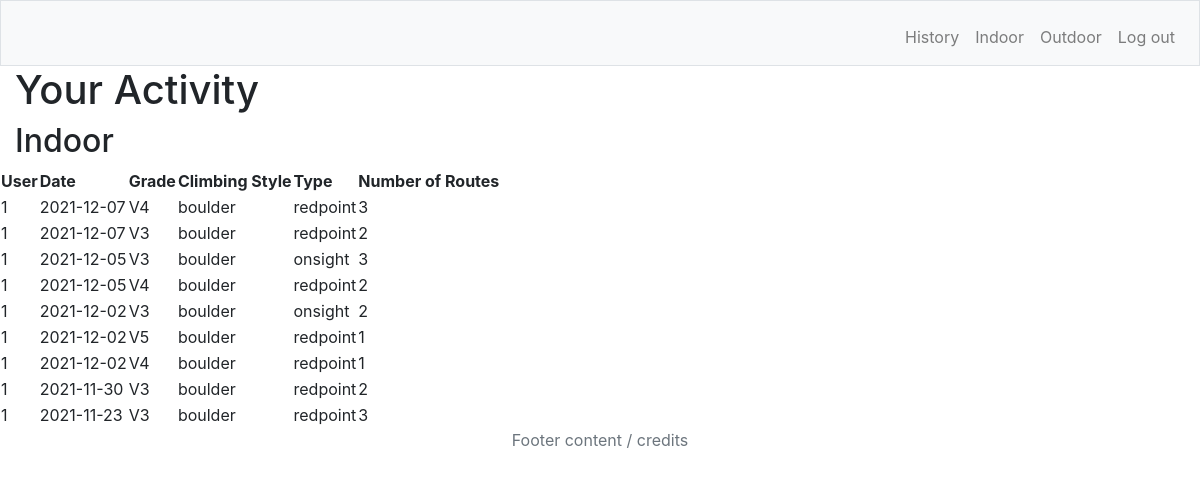
Page /history (signed in) on the earlier database version.
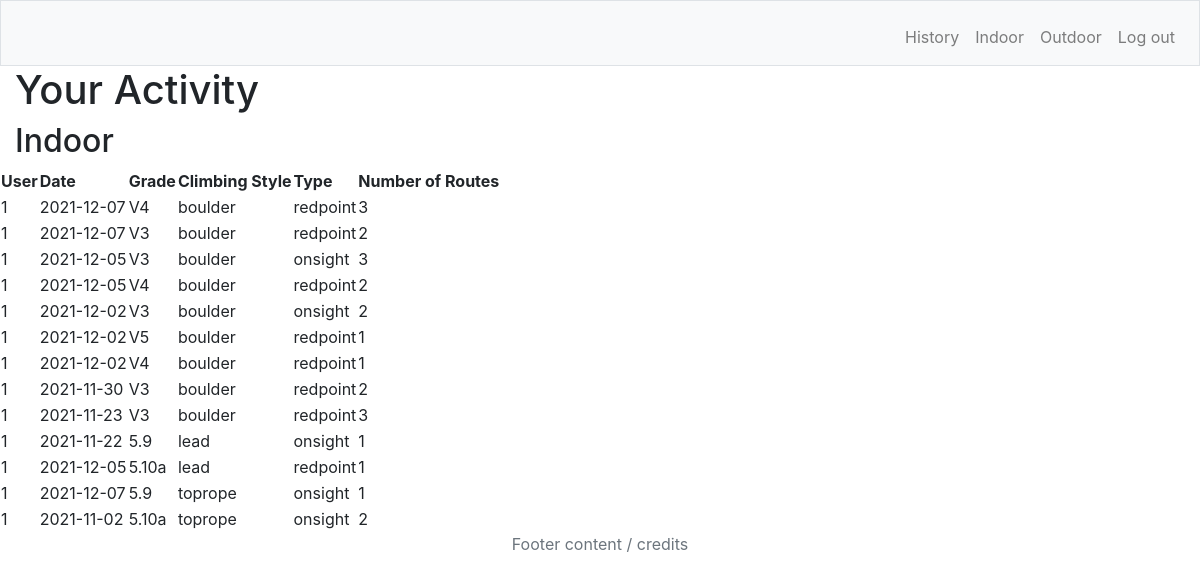
Same page on the later database version.
### tables this page shows
CREATE TABLE indoor (user_id INTEGER NOT NULL, date TEXT, grade TEXT, type TEXT, num_routes INTEGER, send_type TEXT, FOREIGN KEY (user_id) REFERENCES users (user_id));

### app.py (the view)
@app.route("/history")
def history():
    user = session['user_id']
    conn = get_db()
    rows = conn.execute('SELECT * FROM indoor WHERE user_id = ?', (user,) ).fetchall()
    conn.close()
    return render_template("history.html", rows = rows)

### app.py (called while the page is built)
def get_db():
    conn = sql.connect('climbs.db')
    conn.row_factory = sql.Row
    return conn

### templates/history.html
{% extends "layout.html" %}
{% block main %}
<h1>Your Activity</h1>
<h2>Indoor</h2>
<div class = "row">
    <table id = "results-table">
        <tr>
            <th>User</th>
            <th>Date</th>
            <th>Grade</th>
            <th>Climbing Style</th>
            <th>Type</th>
            <th>Number of Routes</th>
        </tr>
        {% for row in rows %}
        <tr>
            <td>{{ row['user_id'] }}</td>
            <td>{{ row['date'] }}</td>
            <td>{{ row['grade'] }}</td>
            <td>{{ row['type'] }}</td>
            <td>{{ row['send_type'] }}</td>
            <td>{{ row['num_routes'] }}</td>
        </tr>
        {% endfor %}
    </table>
</div>
{% endblock %}

### templates/layout.html (shortened to what this page needs)
<!DOCTYPE html>
<html lang = "en">
<head>
    <link href = "static/styles.css" rel = "stylesheet">
    <link rel="stylesheet" href="https://cdn.jsdelivr.net/npm/bootstrap@4.5.3/dist/css/bootstrap.min.css">
</head>
<nav class = "navbar navbar-expand-md navbar-light bg-light border">
    {% if session.user_id %}
        <ul class="navbar-nav mr-auto mt-2">
            <li class="nav-item"><a class="nav-link" href="/history">History</a></li>
            <li class="nav-item"><a class="nav-link" href="/homepage">Indoor</a></li>
            <li class="nav-item"><a class="nav-link" href="/outdoor">Outdoor</a></li>
            <li class="nav-item"><a class="nav-link" href="/logout">Log out</a></li>
        </ul>
    {% endif %}
</nav>
<body>
   <main class = "container-fluid">
    {% block main %}{% endblock %}
   </main>
</body>
<footer class = "text-center text-muted">
    <p>Footer content / credits</p>
</footer>
</html>

### static/styles.css (style rules this page uses)
body { font-family: 'Segoe UI', Tahoma, Geneva, Verdana, sans-serif; font-weight: 400; }

Differences in the rows shown:
added indoor: user_id "1", date "2021-11-22", grade "5.9", type "lead", send_type "onsight", num_routes "1"
added indoor: user_id "1", date "2021-12-05", grade "5.10a", type "lead", send_type "redpoint", num_routes "1"
added indoor: user_id "1", date "2021-12-07", grade "5.9", type "toprope", send_type "onsight", num_routes "1"
added indoor: user_id "1", date "2021-11-02", grade "5.10a", type "toprope", send_type "onsight", num_routes "2"
